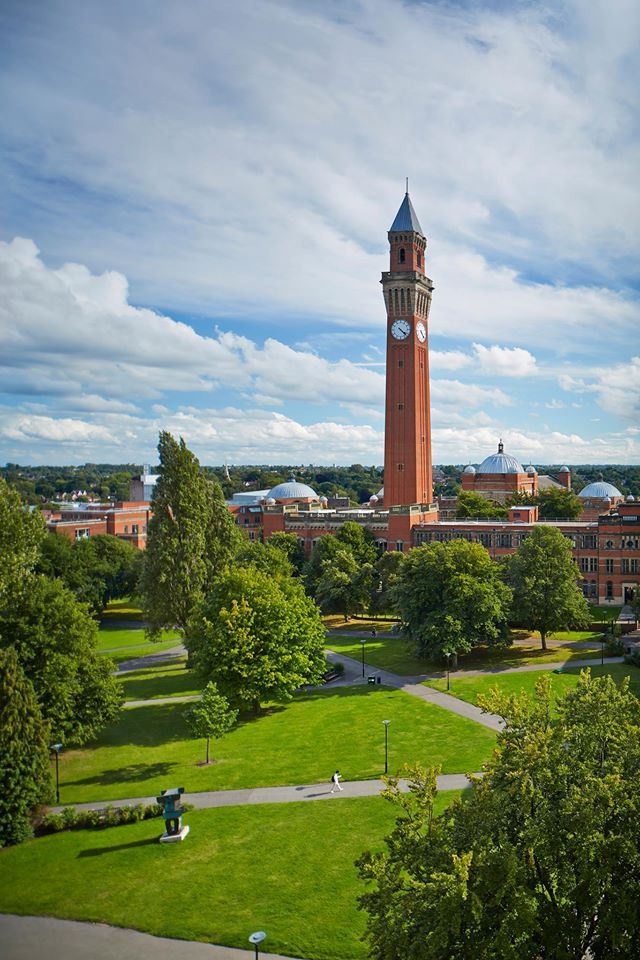
#> input picture Data 06 30213/Bhamimage.jpeg, 640 x 960 px, found by its file name
$ python Task3.py
#> lines starting #> are read from the running program, lines starting #| are printed output that depends on the picture; after the words box and inside, x2 and y2 are one past the last pixel; in counts of white or black regions, pixels touching at a corner belong together
import numpy as np
import matplotlib.pyplot as plt
from skimage import io, color, feature, transform

# Load and preprocess the image
image_path = "C:/Documents/Computer Science/Computer Vision and Imaging/Final Assignment/Data 06 30213/Bhamimage.jpeg"
original_image = io.imread(image_path)
#> original_image is the input picture: shape (960, 640, 3); mean R, G, B 123.6, 137.8, 116.8
grayscale_image = color.rgb2gray(original_image)
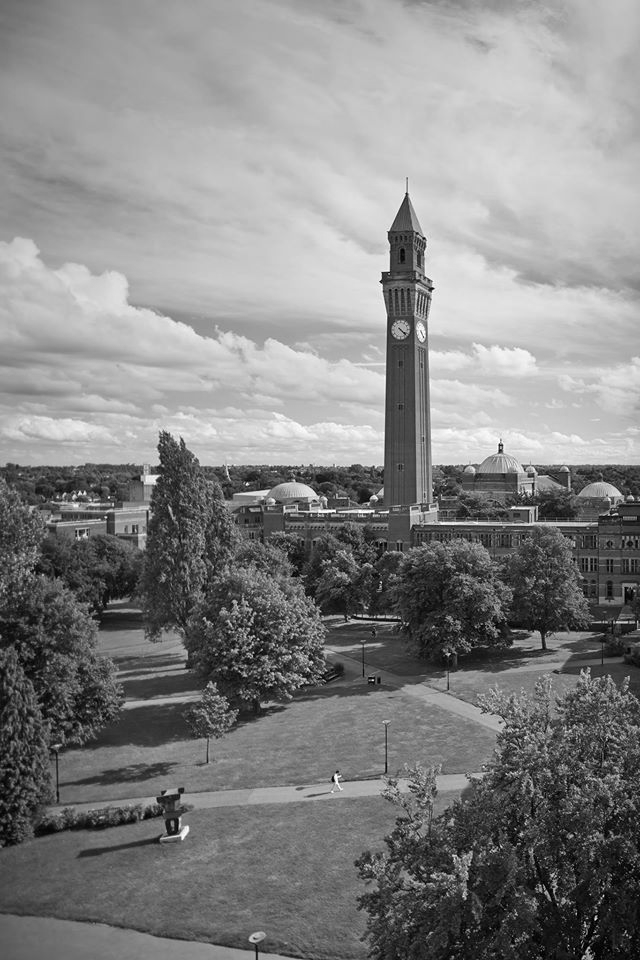
#> grayscale_image: shape (960, 640) float64; min 0, max 1, mean 0.523

# Applying Canny edge detection with a refined sigma value
# sigma = 2.0 helps to balance noise reduction and edge preservation
edges = feature.canny(grayscale_image, sigma=2.0)
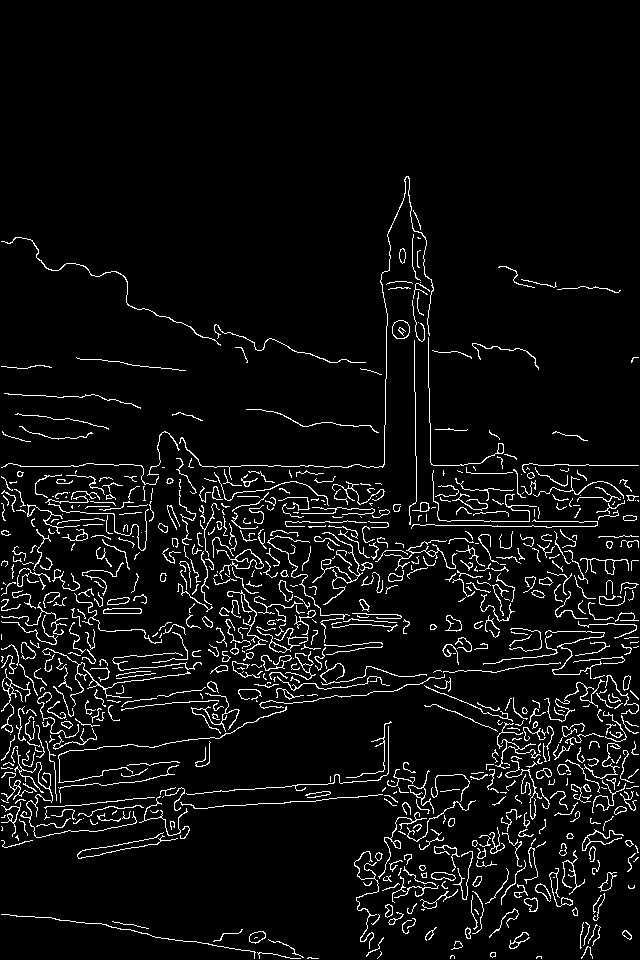
#> edges: shape (960, 640) bool; 5.6% white in thin lines or dots, all inside (x1, y1, x2, y2) = (1, 176, 639, 959)

# Applying Hough transform to detect lines
# Returns the Hough space, angles, and distances corresponding to possible lines
hough_space, angles, distances = transform.hough_line(edges)
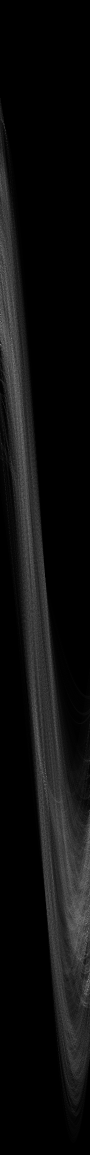
#> hough_space: shape (2309, 180) uint64 (shown at 1/2 size); min 0, max 215, mean 14.9
#> angles = 180 values from -1.57 to 1.55; distances = 2309 values from -1154 to 1154

# Extracting prominent lines using Hough line peaks
# Threshold set to 150 to filter weak lines
# num_peaks set to 10 to limit detected lines
hough_peaks = transform.hough_line_peaks(
    hough_space, angles, distances, threshold=150, num_peaks=10
)
#> hough_peaks = ([215, 203, 202, 195, 188, 168, 163, 161, 160, 152], [1.5, -1.57, 0.0175, -1.57, 1.5, -0.0175, -0.0175, 1.48, -1.52, -0.785], [804, -465, 392, -526, 820, 408, 422, 709, -600, -286])

# Visualise the results
fig, axes = plt.subplots(1, 3, figsize=(24, 10))

# Original image
axes[0].imshow(original_image)
axes[0].set_title("Original Image")
axes[0].axis("off")

# Canny edge-detected image
axes[1].imshow(edges, cmap="gray")
axes[1].set_title("Canny Edge Detection")
axes[1].axis("off")

# Overlay detected lines on the original image
axes[2].imshow(original_image, extent=[0, original_image.shape[1], original_image.shape[0], 0])
for _, angle, dist in zip(*hough_peaks):
    y0 = (dist - 0 * np.cos(angle)) / np.sin(angle)
    y1 = (dist - original_image.shape[1] * np.cos(angle)) / np.sin(angle)
    axes[2].plot((0, original_image.shape[1]), (y0, y1), '-r', linewidth=2)
#> this loop made 10 passes
#> (angle, dist, y0, y1) on passes 1 to 10: (1.5, 804, 806, 761.2), (-1.57, -465, 465, 465), (0.0175, 392, 22461.1, -14204.5), (-1.57, -526, 526, 526), (1.5, 820, 822, 777.2), (-0.0175, 408, -23377.9, 13287.7), (-0.0175, 422, -24180, 12485.5), (1.48, 709, 711.7, 655.7), (-1.52, -600, 600.8, 634.4), (-0.785, -286, 404.5, 1044.5)
axes[2].set_xlim([0, original_image.shape[1]])
axes[2].set_ylim([original_image.shape[0], 0])
axes[2].set_title("Detected Lines (Hough Transform)")
axes[2].axis("off")

plt.tight_layout()
plt.show()
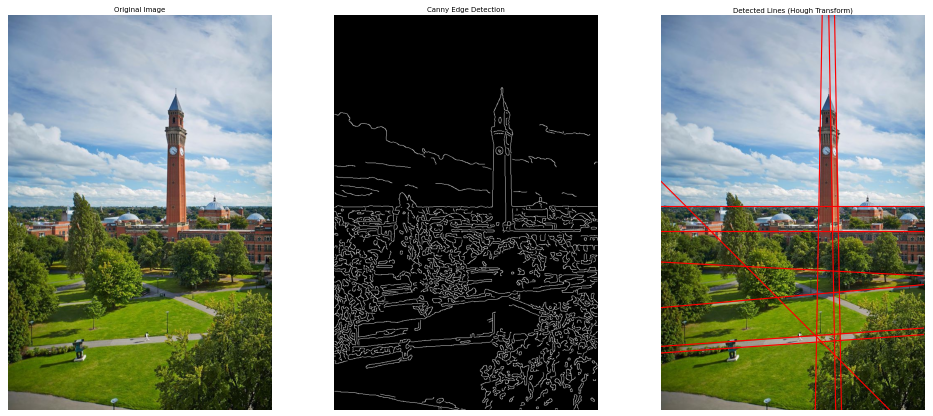
#> figure drawn by matplotlib, 3 panels
